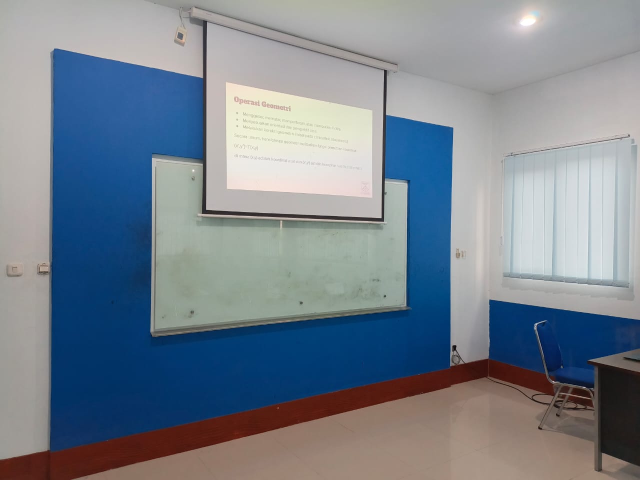
#> input picture sesi 5/foto_papantulis.jpg, 1280 x 960 px, found by its file name (shown at 1/2 size)
$ jupyter execute Operasi_Geometri_pada_Citra_Digital.ipynb
#> lines starting #> are read from the running program, lines starting #| are printed output that depends on the picture
<a href="https://colab.research.google.com/github/aminatulmaimuna/pengolahan-citra-digital/blob/main/Operasi_Geometri_pada_Citra_Digital.ipynb" target="_parent"></a>

2. Flipping horizontal hasil rotasi
Tujuan: memutar citra sebesar 30° dan memperbesar ukuran sebesar 1.2×.
Kode:

[cell 1]
import cv2
import matplotlib.pyplot as plt

# Baca gambar
img = cv2.imread('/content/foto_papantulis.jpg')
#> img is the input picture: shape (960, 1280, 3); mean B, G, R 142.2, 131.4, 121.2
rows, cols = img.shape[:2]
#> rows = 960; cols = 1280

# Matriks rotasi
M = cv2.getRotationMatrix2D((cols/2, rows/2), 30, 1.2)
rotated = cv2.warpAffine(img, M, (cols, rows))
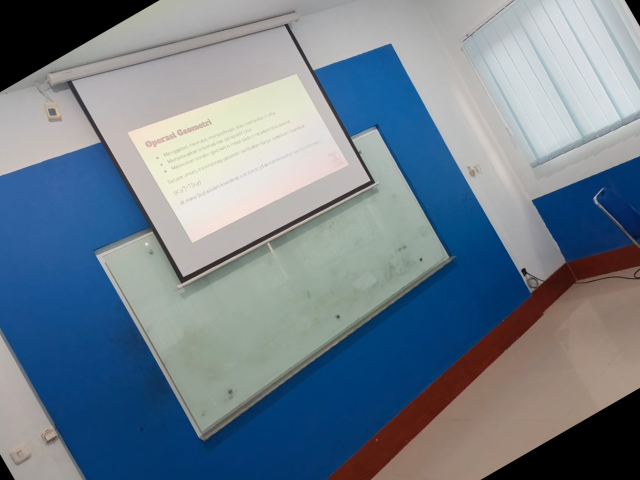
#> rotated: shape (960, 1280, 3) (shown at 1/2 size); mean B, G, R 140, 127.5, 113.2

# Tampilkan hasil
plt.imshow(cv2.cvtColor(rotated, cv2.COLOR_BGR2RGB))
plt.title("Rotasi 30° & Skala 1.2×")
plt.axis('off')
plt.show()

**Penjelasan:**
Transformasi rotasi dilakukan dengan fungsi cv2.getRotationMatrix2D, di mana parameter ketiga adalah faktor skala. Operasi ini memutar gambar searah jarum jam dan memperbesar tampilannya sebesar 1.2 kali dari ukuran asli.

Tujuan: membalik hasil citra rotasi secara horizontal.
Kode:

[cell 2]
# Flipping horizontal
flip_horizontal = cv2.flip(rotated, 1)
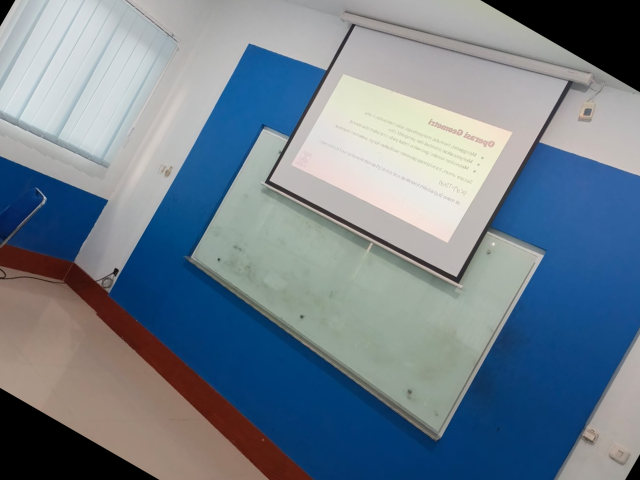
#> flip_horizontal: shape (960, 1280, 3) (shown at 1/2 size); mean B, G, R 140, 127.5, 113.2

# Tampilkan hasil
plt.imshow(cv2.cvtColor(flip_horizontal, cv2.COLOR_BGR2RGB))
plt.title("Flipping Horizontal (Hasil Rotasi)")
plt.axis('off')
plt.show()

Penjelasan:
Transformasi rotasi dilakukan dengan fungsi cv2.getRotationMatrix2D, di mana parameter ketiga adalah faktor skala. Operasi ini memutar gambar searah jarum jam dan memperbesar tampilannya sebesar 1.2 kali dari ukuran asli.

3. Ubah perspektif agar papan tulis tampak lurus

[cell 3]
import cv2
import numpy as np
import matplotlib.pyplot as plt

# Baca gambar
img = cv2.imread('/content/foto_papantulis.jpg')

# Titik sudut papan tulis pada gambar (disesuaikan dengan posisi di foto)
# Urutan: kiri atas, kanan atas, kiri bawah, kanan bawah
pts1 = np.float32([[160, 150], [485, 145], [155, 340], [485, 340]])

# Titik tujuan (bidang hasil transformasi)
pts2 = np.float32([[0, 0], [400, 0], [0, 300], [400, 300]])

# Matriks transformasi perspektif
M_persp = cv2.getPerspectiveTransform(pts1, pts2)

# Terapkan transformasi perspektif
perspective = cv2.warpPerspective(img, M_persp, (400, 300))
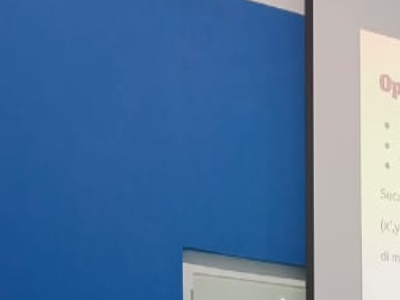
#> perspective: shape (300, 400, 3); mean B, G, R 159.8, 118.8, 83

# Tampilkan hasil
plt.figure(figsize=(10,5))

plt.subplot(1,2,1)
plt.imshow(cv2.cvtColor(img, cv2.COLOR_BGR2RGB))
plt.title("Gambar Asli")
plt.axis('off')

plt.subplot(1,2,2)
plt.imshow(cv2.cvtColor(perspective, cv2.COLOR_BGR2RGB))
plt.title("Papan Tulis Tampak Lurus (Hasil Transformasi)")
plt.axis('off')

plt.show()
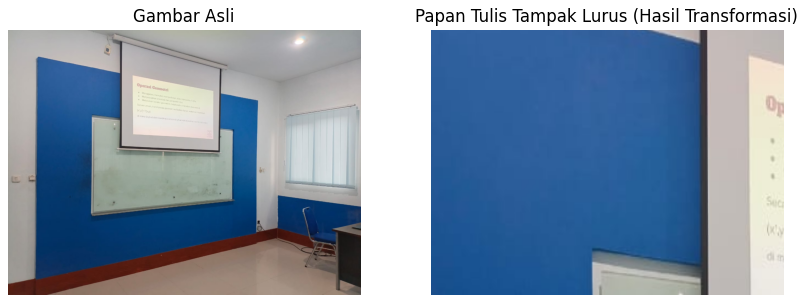
#> figure drawn by matplotlib, 2 panels

**Penjelasan:**
Transformasi perspektif digunakan untuk meluruskan bidang miring menjadi tegak lurus terhadap pandangan kamera. Fungsi cv2.getPerspectiveTransform() menghitung matriks 3×3 dari empat pasang titik (sebelum dan sesudah).

4. Tampilkan semua hasil transformasi bersama Tujuan: membandingkan hasil setiap transformasi.
Kode:

[cell 4]
import cv2
import numpy as np
import matplotlib.pyplot as plt

# Baca gambar
img = cv2.imread('/content/foto_papantulis.jpg')
rows, cols = img.shape[:2]

# === 1. Rotasi 30° dan skala 1.2x ===
M_rot = cv2.getRotationMatrix2D((cols/2, rows/2), 30, 1.2)
rotated = cv2.warpAffine(img, M_rot, (cols, rows))

# === 2. Flip horizontal hasil rotasi ===
flip_horizontal = cv2.flip(rotated, 1)

# === 3. Transformasi perspektif papan tulis ===
pts1 = np.float32([[160, 150], [485, 145], [155, 340], [485, 340]])
pts2 = np.float32([[0, 0], [400, 0], [0, 300], [400, 300]])
M_persp = cv2.getPerspectiveTransform(pts1, pts2)
perspective = cv2.warpPerspective(img, M_persp, (400, 300))

# === 4. Tampilkan hasil secara berdampingan ===
fig, axs = plt.subplots(1, 3, figsize=(15, 5))

axs[0].imshow(cv2.cvtColor(rotated, cv2.COLOR_BGR2RGB))
axs[0].set_title("Rotasi 30° & Skala 1.2×")

axs[1].imshow(cv2.cvtColor(flip_horizontal, cv2.COLOR_BGR2RGB))
axs[1].set_title("Flip Horizontal")

axs[2].imshow(cv2.cvtColor(perspective, cv2.COLOR_BGR2RGB))
axs[2].set_title("Transformasi Perspektif")

# Hilangkan axis agar tampilan bersih
for ax in axs:
    ax.axis('off')

plt.tight_layout()
plt.show()
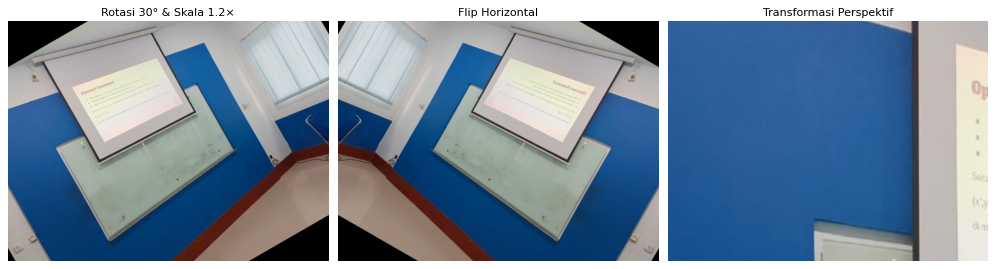
#> figure drawn by matplotlib, 3 panels
